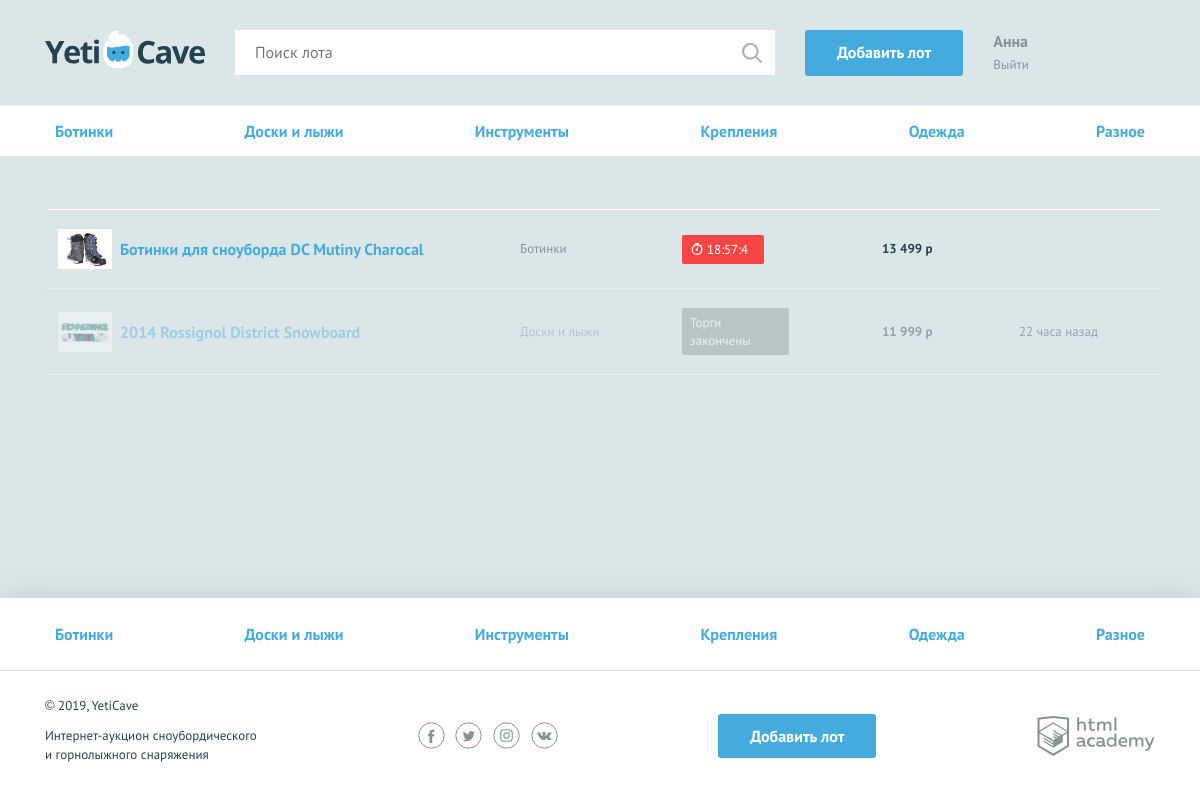
Page /my-lots.php (signed in) on the committed database.
### tables this page shows
CREATE TABLE categories (
  id INT AUTO_INCREMENT PRIMARY KEY,
  name CHAR(255) NOT NULL UNIQUE
);

CREATE TABLE lots (
  id INT AUTO_INCREMENT PRIMARY KEY,
  date_add TIMESTAMP DEFAULT CURRENT_TIMESTAMP,
  name char(255)  NOT NULL,
  description TEXT,
  img_url CHAR(255),
  start_price INT NOT NULL,
  date_end TIMESTAMP DEFAULT CURRENT_TIMESTAMP,
  step INT NOT NULL,
  user_author_id INT NOT NULL,
  user_winner_id INT,
  category_id INT NOT NULL
);

### functions.php (called while the page is built, shortened)
<?php
function include_template($name, $data) {
    $name = 'templates/' . $name;
    extract($data);
    require $name;
    $result = ob_get_clean();
    return $result;
}
function convert_text($str) {
	$text = htmlspecialchars($str);
	return $text;
}
function seconds_free($str) {
    $ts_start = strtotime('now');
    $ts_end = strtotime($str);
    $secs_free = $ts_end - $ts_start;
    if ($secs_free > 0) {
        $hours = floor($secs_free / 3600);
        $minutes = floor(($secs_free % 3600)/60);
        $seconds = floor(($secs_free % 3600)%60);
        $result = $hours . ':' . $minutes . ':' . $seconds;
        return $result;
    }
    return '';
}
function rate_time($str) {
    $ts_lot = strtotime($str);
    $secs_passed = strtotime('now') - $ts_lot;
    $days = intval(floor($secs_passed / 86400));
    $hours = intval(floor($secs_passed / 3600));
    if ($secs_passed < 0) {
        return '';
    }
    if (($days === 0)&&($hours > 0)){
        $result = $hours . ' часов назад';
        if (((($hours % 10) === 1 )&&($hours !== 11 ))||($hours === 21)) {
            $result = $hours . ' час назад';
        } else if ((($hours > 1 )&&($hours < 5))||(( $hours >= 22)&&( $hours <=23 ))){
            $result = $hours . ' часа назад';
        } else if (($hours >= 5)&&($hours < 21)){
            $result = $hours . ' часов назад';
        }
    }
    return $result;
}
?>

### templates/my-lots.php (the view, shortened to what this page needs)
<main>
  <nav class="nav">
    <ul class="nav__list container">
      <?php foreach ($categories as $item): ?>
        <li class="nav__item">
          <a href="all-lots.php?category=<?=convert_text($item['id'])?>"><?=$item['name'];?></a>
        </li>
      <?php endforeach; ?>
    </ul>
  </nav>
  <section class="rates container">
    <table class="rates__list">
      <?php foreach ($rates as $item): ?>
          <?php $value = '';
                $classname_item = "";
                $classname_timer = "";
          if (seconds_free($item['date_end'])) {
              $classname_item = "";
              $value = seconds_free($item['date_end']);
              $classname_timer = "timer--finishing";
          } else if (($user_id === $item['winner'])) {
              $classname_item = "rates__item--win";
              $value = "Ставка победила";
              $classname_timer = "timer--win";
              $contacts='<p> Контакты: '.$item['contacts'].'</p>';
          } else {
              $classname_item = "rates__item--end";
              $value = "Торги закончены";
              $classname_timer = "timer--end";
          };?>
        <tr class="rates__item <?=$classname_item ?>">
          <td class="rates__info">
            <div class="rates__img">
              <img src="<?=$item['url']?>" width="54" height="40" alt="">
            </div>
            <div>
              <h3 class="rates__title"><a href="lot.php?id=<?=$item['lot_id']?>"><?=$item['lot_name']?></a></h3>
            </div>
          </td>
          <td class="rates__category">
            <?=$item['category']?>
          </td>
          <td class="rates__timer">
            <div class="timer <?=$classname_timer ?>"><?=$value?></div>
          </td>
          <td class="rates__price">
            <?=number_format($item['summ'],0,'',' ').' р' ?>
          </td>
          <td class="rates__time">
            <?=rate_time($item['date_add'])?>
          </td>
        </tr>
      <?php endforeach; ?>
    </table>
  </section>
</main>

### templates/layout.php (shortened to what this page needs)
<!DOCTYPE html>
<html lang="ru">
<head>
    <link href="css/normalize.min.css" rel="stylesheet">
    <link href="css/style.css" rel="stylesheet">
</head>
<body>
<div class="page-wrapper">
<header class="main-header">
    <div class="main-header__container container">
        <a class="main-header__logo" href="index.php">
            <img src="img/logo.svg" width="160" height="39" alt="Логотип компании YetiCave">
        </a>
        <form class="main-header__search" method="post" action="search.php">
            <input type="search" name="search" placeholder="Поиск лота">
            <input class="main-header__search-btn" type="submit" name="find" value="Найти">
        </form>
        <?php $classname = ($is_auth === 1) ? "" : "visually-hidden";?>
        <a class="main-header__add-lot button <?=$classname ?>" href="add.php">Добавить лот</a>
        <nav class="user-menu">
          <?php  if ($is_auth === 1 ):  ?>
          <div class="user-menu__logged">
            <p><?=$user_name; ?></p>
            <a href="logout.php">Выйти</a>
          </div>
          <?php  endif; ?>
        </nav>
    </div>
</header>
<?=$content;?>
</div>
<footer class="main-footer">
    <nav class="nav">
        <ul class="nav__list container">
            <?php foreach ($categories as $item): ?>
              <li class="nav__item">
                <a href="all-lots.php?category=<?=convert_text($item['id'])?>"><?=$item['name'];?></a>
              </li>
            <?php endforeach; ?>
        </ul>
    </nav>
    <div class="main-footer__bottom container">
        <div class="main-footer__copyright">
            <p>© 2019, YetiCave</p>
            <p>Интернет-аукцион сноубордического и горнолыжного снаряжения</p>
        </div>
        <div class="main-footer__social social">
            <a class="social__link social__link--facebook" href="#">
            </a>
            <a class="social__link social__link--twitter" href="#">
            </a>
            <a class="social__link social__link--instagram" href="#">
            </a>
            <a class="social__link social__link--vkontakte" href="#">
            </a>
        </div>
        <?php $classname = ($is_auth === 1) ? "" : "visually-hidden";?>
        <a class="main-footer__add-lot button <?=$classname ?>" href="add.php">Добавить лот</a>
        <div class="main-footer__developed-by">
            <a class="logo-academy" href="https://htmlacademy.ru/intensive/php">
            </a>
        </div>
    </div>
</footer>
</body>
</html>

### rows in the picture
categories: name "Ботинки"
categories: name "Доски и лыжи"
categories: name "Инструменты"
categories: name "Крепления"
categories: name "Одежда"
categories: name "Разное"
lots: img_url (picture), name "Ботинки для сноуборда DC Mutiny Charocal", category.name "Ботинки", date_end "18:57:4", summ "13 499"
lots: img_url (picture), name "2014 Rossignol District Snowboard", category.name "Доски и лыжи", user_winner "Торги закончены", summ "11 999", date_add "22 часа назад"

### other values in the picture
$user_name "Анна"
